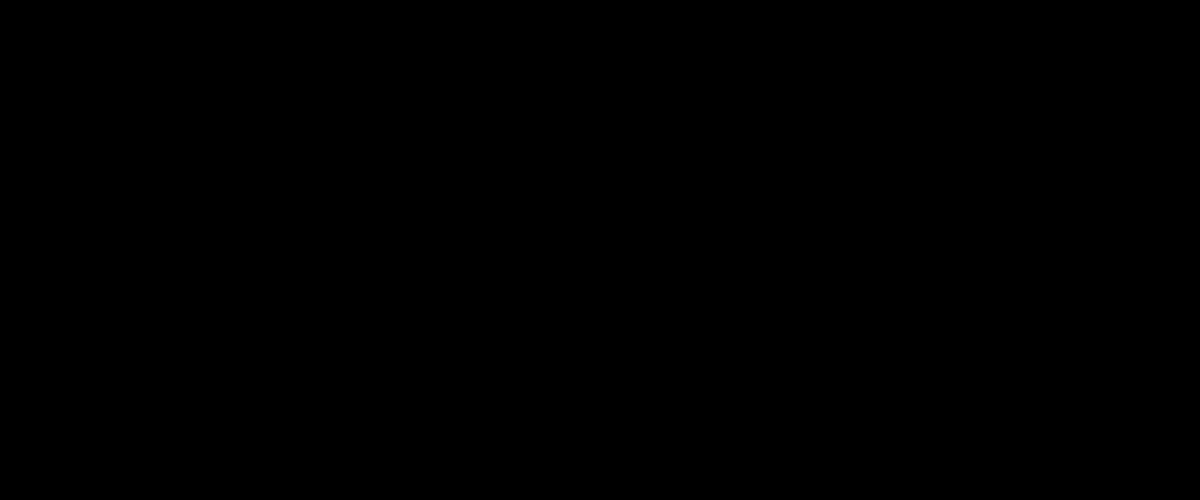
Frame 1 (no input)
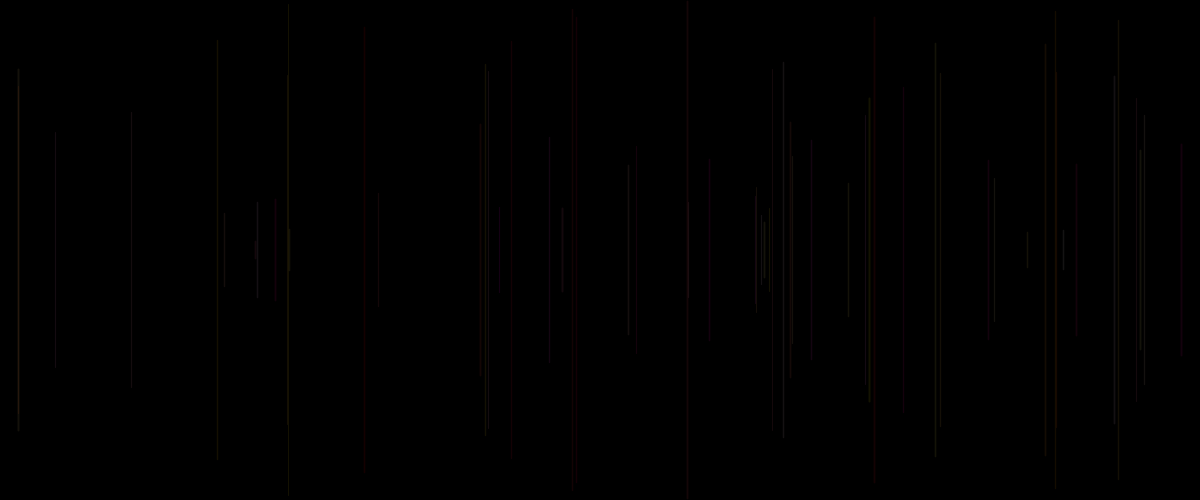
Frame 60 (the mouse pressed at the canvas centre just before this capture)
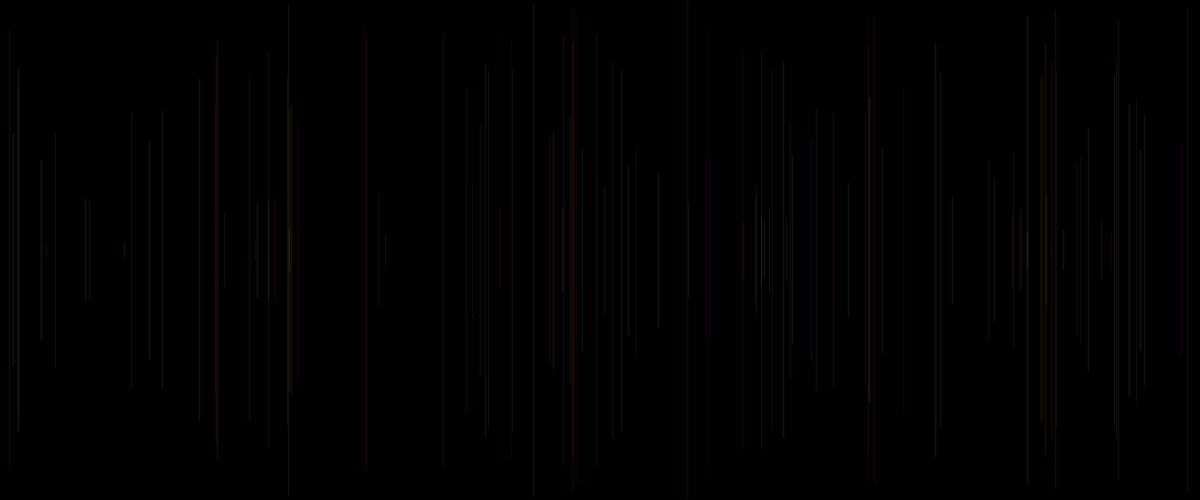
Frame 120 (the mouse held since frame 60 and released just before this capture)

The Processing sketch that drew these frames (run headless with seeded random() and noise(); from frame 60 on, the mouse is pressed at the canvas centre):

// Processing sketch: processing_137085
// ── processing_137085.pde

float sX, sY, eX, eY;

void setup() {
  size(1200, 500);
  sX = 0;
  background(0);
  //frameRate(120);
}

void draw() {
  strokeWeight(random(1, 2));
  sX = random(width);
  if (sX > width) {
    sX = 0;
  }
  eX = sX;
  sY = random(height/2);
  eY = height - sY;
  line(sX, sY, eX, eY);
  stroke(255, random(255), random(255), 20);
}
